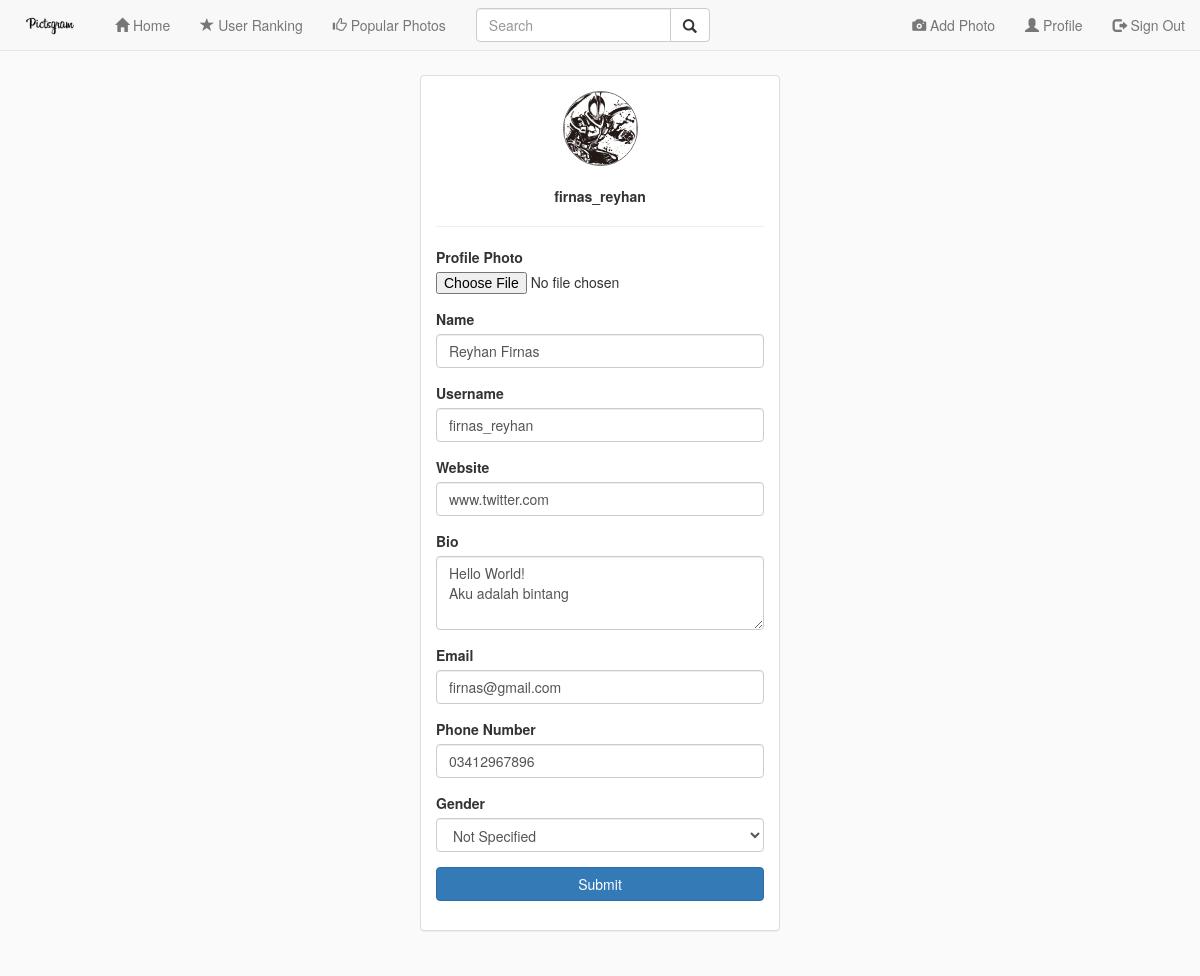
Page /pages/edit_profile.php (signed in) on the earlier database version.
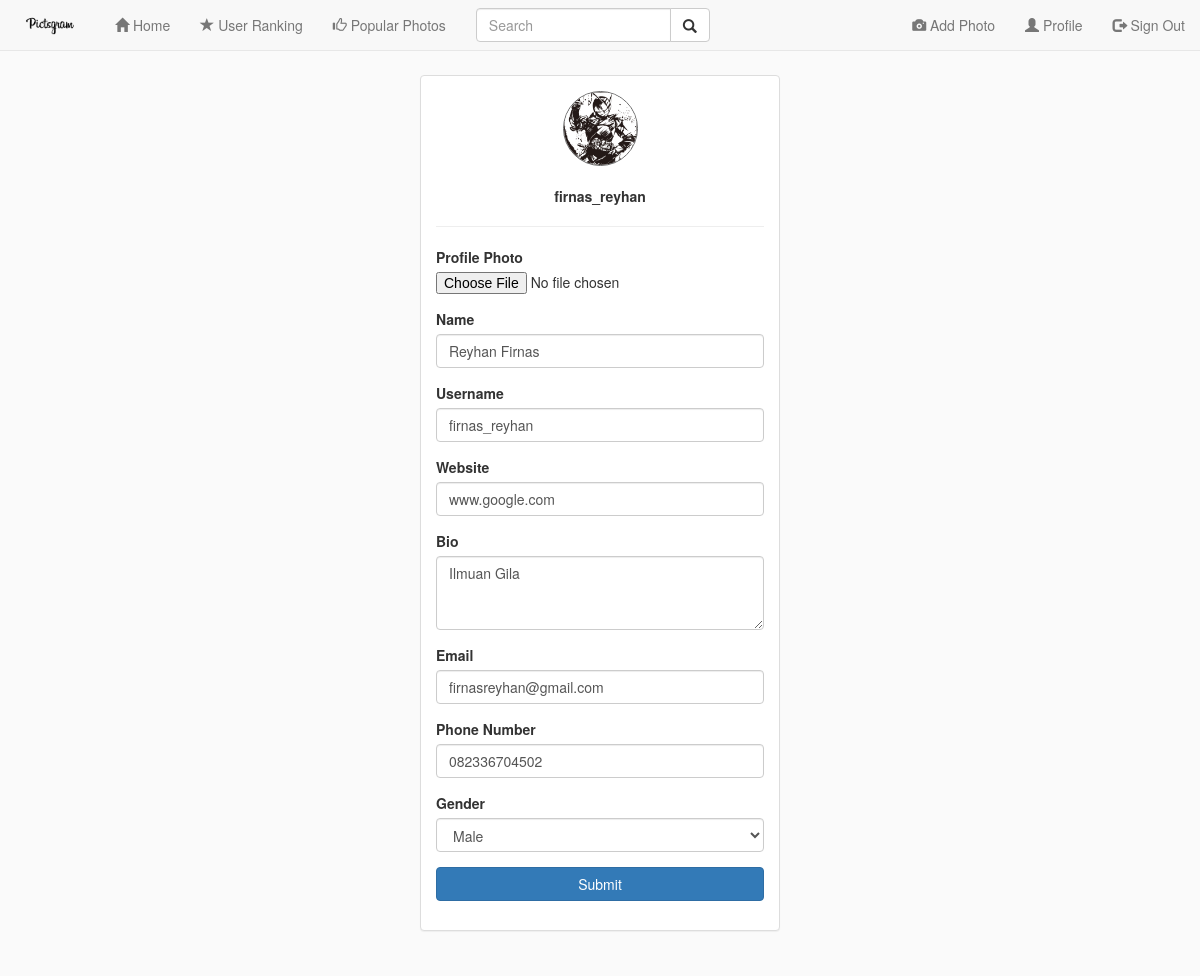
Same page on the later database version.
### tables this page shows
CREATE TABLE `user` (
  `USERNAME` varchar(16) NOT NULL,
  `PASSWORD` varchar(16) DEFAULT NULL,
  `NAME` varchar(100) DEFAULT NULL,
  `GENDER` varchar(10) DEFAULT 'None',
  `ABOUT` varchar(200) DEFAULT NULL,
  `EMAIL` varchar(50) DEFAULT NULL,
  `PHONE` varchar(15) DEFAULT NULL,
  `WEBSITE` varchar(50) DEFAULT NULL,
  `IMAGE` varchar(250) DEFAULT 'no_profile.jpg',
  `TOTAL_POST` int(11) DEFAULT '0',
  `TOTAL_FOLLOWING` int(11) DEFAULT '0',
  `TOTAL_FOLLOWERS` int(11) DEFAULT '0',
  `STATUS` varchar(10) DEFAULT NULL,
  `TIME` datetime DEFAULT NULL
);

### pages/edit_profile.php (the view, shortened to what this page needs)
<?php
	$username = $_SESSION['username'];
?>
<html lang="en">
<head>
	<link rel="stylesheet" href="../css/bootstrap.min.css">
	<link rel="stylesheet" href="../css/style.css">
</head>
<body style="background:#fafafa;">
	<?php
		include("navbar.php");
		$query_user = mysqli_query($mysqli, "SELECT * FROM user WHERE username='$username'");
		while($data = mysqli_fetch_array($query_user)){
			$image = $data['IMAGE'];
			$fullname = $data['NAME'];
			$username = $data['USERNAME'];
			$website = $data['WEBSITE'];
			$about = $data['ABOUT'];
			$email = $data['EMAIL'];
			$phone = $data['PHONE'];
			$gender = $data['GENDER'];
		}
	?>
	<div class="container" style="margin-top:75px; margin-bottom:25px;">
		<div class="row">
			<div class="col-md-4"></div>
			<div class="col-md-4">
				<div class="panel panel-default">
					<div class="panel-body">
						<div>
							<img src="../images/profile/<?php echo $image; ?>" id="imgTemp" class="img-circle foto center-block">
							<br/>
							<p class="text-center"><b><?php echo $username; ?></b></p>
						</div>
						<hr/>
						<form method="post" enctype="multipart/form-data" action="process/edit_profile.php">
							<div class="form-group">
								<label for="number">Profile Photo</label>
								<input type="file" name="file" id="img">
							</div>
							<div class="form-group">
								<label for="usr">Name</label>
								<input type="text" class="form-control" name="name" value="<?php echo $fullname; ?>">
							</div>
							<div class="form-group">
								<label for="user">Username</label>
								<input type="text" class="form-control" name="username" value="<?php echo $username; ?>">
							</div>
							<div class="form-group">
								<label for="web">Website</label>
								<input type="text" class="form-control" name="website" value="<?php echo $website; ?>">
							</div>
							<div class="form-group">
								<label for="comment">Bio</label>
								<textarea class="form-control" rows="3" name="about"><?php echo $about; ?></textarea>
							</div>
							<div class="form-group">
								<label for="email">Email</label>
								<input type="email" class="form-control" name="email" value="<?php echo $email; ?>">
							</div>
							<div class="form-group">
								<label for="number">Phone Number</label>
								<input type="text" class="form-control" name="phone"value="<?php echo $phone; ?>">
							</div>
							<div class="form-group">
								<label for="gender"> Gender</label>
								<select name="gender" class="form-control">
									<option value="Male" <?php if($gender == "Male") { echo "selected"; } ?>>Male</option>
									<option value="None" <?php if($gender == "None") { echo "selected"; } ?>>Not Specified</option>
								</select>
							</div>
							<button type="submit" class="btn btn-primary" style="width:100%;">Submit</button>
						</form>
					</div>
				</div>
			</div>
			<div class="col-md-4"></div>
		</div>
	</div>
</body>
</html>

Differences in the rows shown:
changed user "firnas_reyhan": IMAGE: a different picture; website "www.twitter.com" → "www.google.com"; about "Hello World! Aku adalah bintang" → "Ilmuan Gila"; email "firnas@gmail.com" → "firnasreyhan@gmail.com"; gender "Not Specified" → "Male"
Other differences:
form field phone: "03412967896" → "082336704502"
